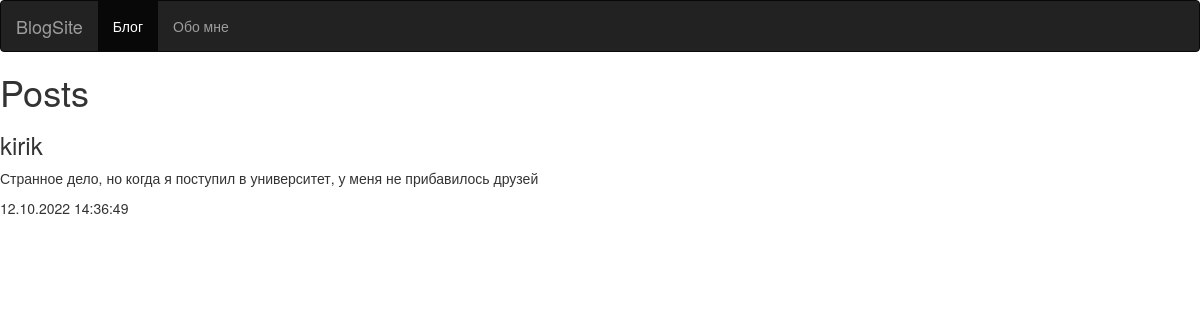
Page /blog_post/posts/5/ on the committed database.
### blog_post/models.py (models this page shows)
class Post(models.Model):
    nickname = models.CharField(max_length=16, verbose_name='Ник')
    content = models.TextField(null=False, blank=False, verbose_name="Новость")
    published = models.DateTimeField(auto_now_add=True, db_index=True,
    verbose_name="Опубликовано")
    rubric = models.ForeignKey('Rubric', null=True, on_delete=models.PROTECT,
    verbose_name='Рубрика')
    class Meta:
        verbose_name_plural = "Посты"
        verbose_name = "Пост"
        ordering = ['-published']

### blog_post/views.py (the view)
# urls.py: path('posts/<int:post_id>/', by_post, name='by_post'),
def by_post(request, post_id):
    posts = Post.objects.all()
    current_post = Post.objects.get(pk=post_id)
    current_rubric = current_post.rubric
    context = {'current_post': current_post, 'current_rubric': current_rubric}
    return render(request, 'by_post.html', context)

### blog_post/templates/by_post.html (shortened to what this page needs)
<html lang="en">
<head>
  <link rel="stylesheet" href="https://maxcdn.bootstrapcdn.com/bootstrap/3.4.1/css/bootstrap.min.css">
  <script src="https://maxcdn.bootstrapcdn.com/bootstrap/3.4.1/js/bootstrap.min.js"></script></head>
<body>
    <nav class="navbar navbar-inverse">
        <div class="container-fluid">
          <div class="navbar-header">
            <a class="navbar-brand" href="#">BlogSite</a>
          </div>
          <ul class="nav navbar-nav">
            <li class="active"><a href="/blog_post/">Блог</a></li>
            <li><a href="{% url 'about' %}">Обо мне</a></li>
          </ul>
        </div>
      </nav>
    <h1>Posts</h1>
    <div>
        <h3>{{ current_post.nickname }}</h3>
        <p>{{ current_post.content }}</p>
        <p>{{ current_post.published|date:"d.m.Y H:i:s" }}</p>
    </div>
</body>
</html>

### rows in the picture
Post: nickname "kirik", content "Странное дело, но когда я поступил в университет, у меня не прибавилось друзей", published "12.10.2022 14:36:49"
